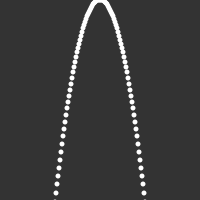
Frame 1 (no input)
Frame 60 (the mouse pressed at the canvas centre just before this capture): identical to frame 1, image omitted
Frame 120 (the mouse held since frame 60 and released just before this capture): identical to frame 1, image omitted

The Processing sketch that drew this single still picture (run headless with seeded random() and noise(); from frame 60 on, the mouse is pressed at the canvas centre):

// Processing sketch: processing_108427
// ── processing_108427.pde

int x = 0;int y = 0; int valor= 100;
void setup()
{
  noStroke();
  size(200, 200);
}
void draw(){
  background(51);
  funcionCuadratica();
}
void funcionCuadratica() {
  for(int x = -valor; x < valor; x++) {
    y=(x*x)/10;
    fill(255);
    ellipse(x+100, y, 5, 5);
  }
  
}
